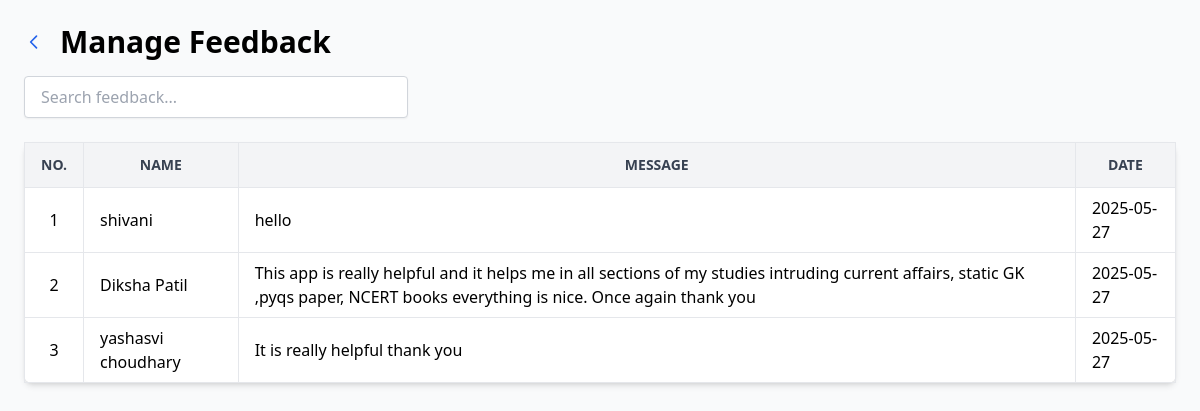
The app's page /admin/manage_feedbacks (signed in) with its own data.
### models.py (models this page shows)
class Feedback(db.Model):
    id = db.Column(db.Integer, primary_key=True)
    name = db.Column(db.String(100), nullable=False)
    message = db.Column(db.Text, nullable=False)
    submitted_at = db.Column(db.DateTime, default=datetime.utcnow)

### admin/routes.py (the view)
@admin_bp.route('/manage_feedbacks')
@admin_login_required
def manage_feedbacks():
    feedbacks = Feedback.query.order_by(Feedback.submitted_at.desc()).all()
    return render_template('admin/manage_feedbacks.html', feedbacks=feedbacks)

### admin/routes.py (called while the page is built)
def admin_login_required(f):
    @wraps(f)
    def decorated_function(*args, **kwargs):
        if not session.get('admin_logged_in'):
            flash('Please login as admin to access this page.', 'warning')
            return redirect(url_for('admin.login'))
        return f(*args, **kwargs)
    return decorated_function

### app.py (called while the page is built)
@login_manager.user_loader
def load_user(user_id):
    return db.session.get(User, int(user_id))

@app.before_request
def validate_session():
    if current_user.is_authenticated:
        session_token = session.get('session_token')
        if session_token != current_user.session_token:
            logout_user()
            session.pop('session_token', None)
            flash("Logged out due to session invalidation.", "warning")
            return redirect(url_for('login'))

### templates/admin/manage_feedbacks.html (shortened to what this page needs)
<!DOCTYPE html>
<html lang="en">
  <head>
    <script src="https://cdn.tailwindcss.com"></script>
  </head>
  <body class="bg-gray-50 min-h-screen p-6">
    <div class="max-w-7xl mx-auto">
      <div class="flex items-center space-x-4 mb-4">
        <a
          href="{{ url_for('admin.dashboard') }}"
          class="text-blue-600 hover:text-blue-800 font-semibold text-lg flex items-center gap-2"
        >
          <svg
            xmlns="http://www.w3.org/2000/svg"
            class="h-5 w-5 inline"
            fill="none"
            viewBox="0 0 24 24"
            stroke="currentColor"
            stroke-width="2"
          >
            <path
              stroke-linecap="round"
              stroke-linejoin="round"
              d="M15 19l-7-7 7-7"
            />
          </svg>
        </a>
        <h1 class="text-3xl font-bold flex-grow">Manage Feedback</h1>
      </div>
      <div class="mb-6">
        <input
          id="searchInput"
          type="text"
          placeholder="Search feedback..."
          onkeyup="filterTable()"
          class="w-full md:w-1/3 px-4 py-2 border border-gray-300 rounded shadow-sm focus:outline-none focus:ring-2 focus:ring-blue-500"
        />
      </div>
      <table
        id="feedbackTable"
        class="min-w-full bg-white shadow-md rounded-lg table-auto border-collapse"
      >
        <thead class="bg-gray-100 text-gray-700 uppercase text-sm select-none">
          <tr>
            <th class="border px-4 py-3">No.</th>
            <th class="border px-4 py-3">Name</th>
            <th class="border px-4 py-3">Message</th>
            <th class="border px-4 py-3">Date</th>
          </tr>
        </thead>
        <tbody>
          {% for feedback in feedbacks %}
          <tr>
            <td class="border px-4 py-2 text-center">{{ loop.index }}</td>
            <td class="border px-4 py-2">{{ feedback.name }}</td>
            <td class="border px-4 py-2">{{ feedback.message }}</td>
            <td class="border px-4 py-2">
              {{ feedback.submitted_at.strftime('%Y-%m-%d') }}
            </td>
          </tr>
          {% else %}
          <tr>
            <td colspan="4" class="text-center py-4 text-gray-500">
              No feedback found.
            </td>
          </tr>
          {% endfor %}
        </tbody>
      </table>
    </div>
  </body>
</html>

### records on screen
Feedback: name "shivani", message "hello", submitted_at "2025-05-27"
Feedback: name "Diksha Patil", message "This app is really helpful and it helps me in all sections of my studies intruding current affairs, static GK ,pyqs paper, NCERT books everything is nice. Once again thank you", submitted_at "2025-05-27"
Feedback: name "yashasvi choudhary", message "It is really helpful thank you", submitted_at "2025-05-27"
